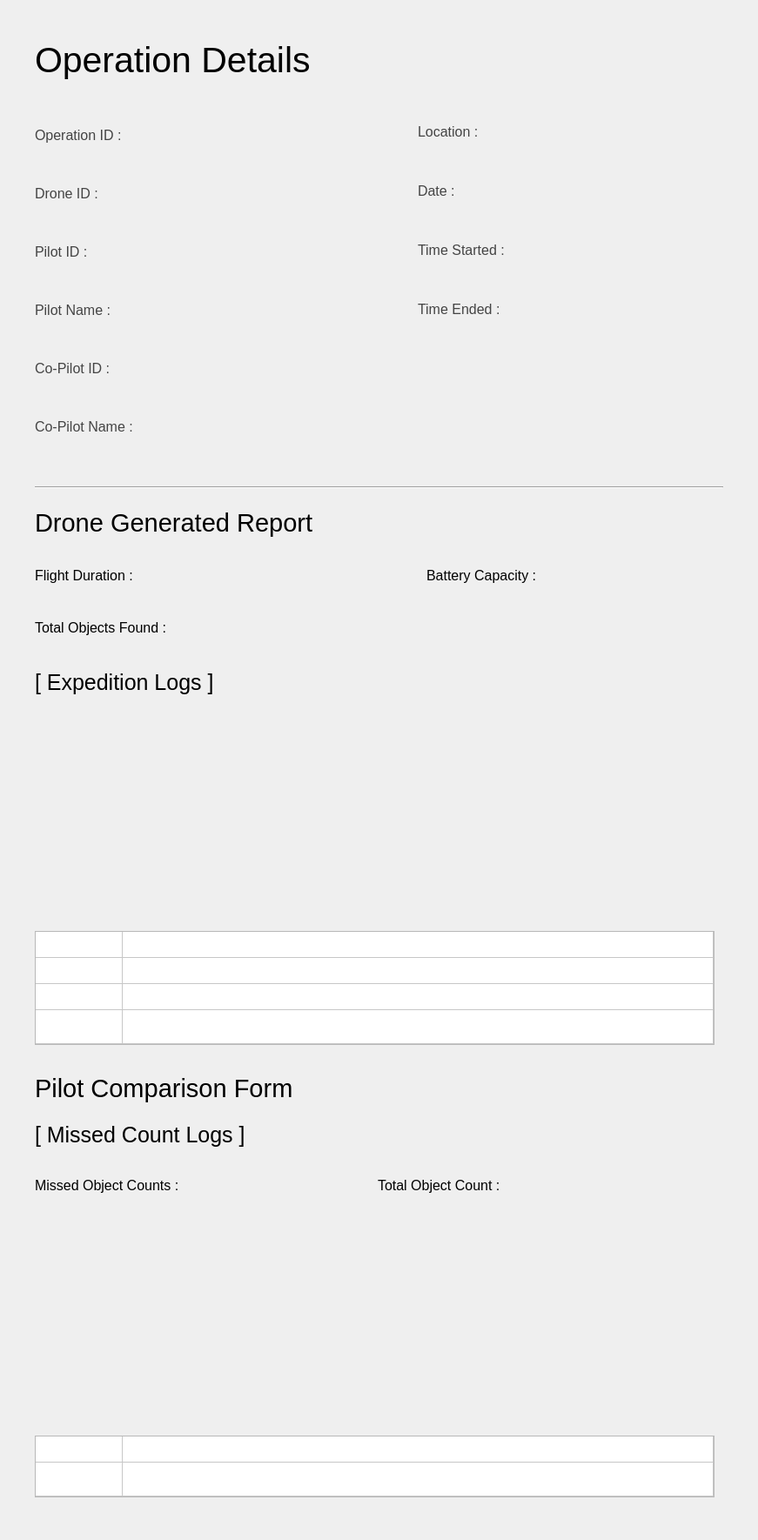
<?xml version="1.0" encoding="UTF-8"?>
<ui version="4.0">
 <class>MainWindow</class>
 <widget class="QMainWindow" name="MainWindow">
  <property name="geometry">
   <rect>
    <x>0</x>
    <y>0</y>
    <width>871</width>
    <height>1770</height>
   </rect>
  </property>
  <property name="minimumSize">
   <size>
    <width>871</width>
    <height>0</height>
   </size>
  </property>
  <property name="maximumSize">
   <size>
    <width>871</width>
    <height>16777215</height>
   </size>
  </property>
  <property name="windowTitle">
   <string>MainWindow</string>
  </property>
  <widget class="QWidget" name="centralwidget">
   <widget class="QWidget" name="layoutWidget">
    <property name="geometry">
     <rect>
      <x>40</x>
      <y>40</y>
      <width>641</width>
      <height>57</height>
     </rect>
    </property>
    <layout class="QHBoxLayout" name="header_layout">
     <item>
      <widget class="QLabel" name="lbl_ops">
       <property name="font">
        <font>
         <family>Segoe UI</family>
         <pointsize>31</pointsize>
        </font>
       </property>
       <property name="text">
        <string>Operation Details</string>
       </property>
      </widget>
     </item>
     <item>
      <widget class="QLabel" name="lbl_opsNo">
       <property name="font">
        <font>
         <family>Segoe UI</family>
         <pointsize>31</pointsize>
        </font>
       </property>
       <property name="text">
        <string/>
       </property>
      </widget>
     </item>
    </layout>
   </widget>
   <widget class="QWidget" name="layoutWidget_2">
    <property name="geometry">
     <rect>
      <x>40</x>
      <y>110</y>
      <width>411</width>
      <height>431</height>
     </rect>
    </property>
    <layout class="QVBoxLayout" name="opsdeets1_layout">
     <item>
      <layout class="QHBoxLayout" name="opsid_layout">
       <item>
        <widget class="QLabel" name="lbl_opsid_2">
         <property name="font">
          <font>
           <family>Segoe UI</family>
           <pointsize>12</pointsize>
          </font>
         </property>
         <property name="styleSheet">
          <string notr="true">color: rgb(68, 68, 68);</string>
         </property>
         <property name="text">
          <string>&lt;html&gt;&lt;head/&gt;&lt;body&gt;&lt;p&gt;&lt;span style=&quot; color:#434343;&quot;&gt;Operation ID : &lt;/span&gt;&lt;/p&gt;&lt;/body&gt;&lt;/html&gt;</string>
         </property>
        </widget>
       </item>
       <item>
        <widget class="QLabel" name="lbl_opsid">
         <property name="minimumSize">
          <size>
           <width>281</width>
           <height>31</height>
          </size>
         </property>
         <property name="maximumSize">
          <size>
           <width>281</width>
           <height>31</height>
          </size>
         </property>
         <property name="font">
          <font>
           <family>Segoe UI</family>
           <pointsize>12</pointsize>
          </font>
         </property>
         <property name="styleSheet">
          <string notr="true"/>
         </property>
         <property name="text">
          <string/>
         </property>
        </widget>
       </item>
      </layout>
     </item>
     <item>
      <layout class="QHBoxLayout" name="droneid_layout">
       <item>
        <widget class="QLabel" name="lbl_droneid_2">
         <property name="font">
          <font>
           <family>Segoe UI</family>
           <pointsize>12</pointsize>
          </font>
         </property>
         <property name="styleSheet">
          <string notr="true">color: rgb(68, 68, 68);</string>
         </property>
         <property name="text">
          <string>Drone ID :</string>
         </property>
        </widget>
       </item>
       <item>
        <widget class="QLabel" name="lbl_droneid">
         <property name="minimumSize">
          <size>
           <width>281</width>
           <height>31</height>
          </size>
         </property>
         <property name="maximumSize">
          <size>
           <width>281</width>
           <height>31</height>
          </size>
         </property>
         <property name="font">
          <font>
           <family>Segoe UI</family>
           <pointsize>12</pointsize>
          </font>
         </property>
         <property name="text">
          <string/>
         </property>
        </widget>
       </item>
      </layout>
     </item>
     <item>
      <layout class="QHBoxLayout" name="pilotid_layout">
       <item>
        <widget class="QLabel" name="lbl_pilotid_2">
         <property name="font">
          <font>
           <family>Segoe UI</family>
           <pointsize>12</pointsize>
          </font>
         </property>
         <property name="styleSheet">
          <string notr="true">color: rgb(68, 68, 68);</string>
         </property>
         <property name="text">
          <string>Pilot ID : </string>
         </property>
        </widget>
       </item>
       <item>
        <widget class="QLabel" name="lbl_pilotid">
         <property name="minimumSize">
          <size>
           <width>281</width>
           <height>31</height>
          </size>
         </property>
         <property name="maximumSize">
          <size>
           <width>281</width>
           <height>31</height>
          </size>
         </property>
         <property name="font">
          <font>
           <family>Segoe UI</family>
           <pointsize>12</pointsize>
          </font>
         </property>
         <property name="text">
          <string/>
         </property>
        </widget>
       </item>
      </layout>
     </item>
     <item>
      <layout class="QHBoxLayout" name="piltoname_layout">
       <item>
        <widget class="QLabel" name="lbl_pilotname_2">
         <property name="font">
          <font>
           <family>Segoe UI</family>
           <pointsize>12</pointsize>
          </font>
         </property>
         <property name="styleSheet">
          <string notr="true">color: rgb(68, 68, 68);</string>
         </property>
         <property name="text">
          <string>Pilot Name : </string>
         </property>
        </widget>
       </item>
       <item>
        <widget class="QLabel" name="lbl_pilotname">
         <property name="minimumSize">
          <size>
           <width>281</width>
           <height>31</height>
          </size>
         </property>
         <property name="maximumSize">
          <size>
           <width>281</width>
           <height>31</height>
          </size>
         </property>
         <property name="font">
          <font>
           <family>Segoe UI</family>
           <pointsize>12</pointsize>
          </font>
         </property>
         <property name="text">
          <string/>
         </property>
        </widget>
       </item>
      </layout>
     </item>
     <item>
      <layout class="QHBoxLayout" name="coPilotID_layout">
       <item>
        <widget class="QLabel" name="lbl_coID_2">
         <property name="font">
          <font>
           <family>Segoe UI</family>
           <pointsize>12</pointsize>
          </font>
         </property>
         <property name="styleSheet">
          <string notr="true">color: rgb(68, 68, 68);</string>
         </property>
         <property name="text">
          <string>Co-Pilot ID :</string>
         </property>
        </widget>
       </item>
       <item>
        <widget class="QLabel" name="lbl_coID">
         <property name="minimumSize">
          <size>
           <width>281</width>
           <height>31</height>
          </size>
         </property>
         <property name="maximumSize">
          <size>
           <width>281</width>
           <height>31</height>
          </size>
         </property>
         <property name="font">
          <font>
           <family>Segoe UI</family>
           <pointsize>12</pointsize>
          </font>
         </property>
         <property name="text">
          <string/>
         </property>
        </widget>
       </item>
      </layout>
     </item>
     <item>
      <layout class="QHBoxLayout" name="coPilotName_layout">
       <item>
        <widget class="QLabel" name="lbl_coPilotName_2">
         <property name="font">
          <font>
           <family>Segoe UI</family>
           <pointsize>12</pointsize>
          </font>
         </property>
         <property name="styleSheet">
          <string notr="true">color: rgb(68, 68, 68);</string>
         </property>
         <property name="text">
          <string>Co-Pilot Name : </string>
         </property>
        </widget>
       </item>
       <item>
        <widget class="QLabel" name="lbl_coPilotName">
         <property name="minimumSize">
          <size>
           <width>281</width>
           <height>31</height>
          </size>
         </property>
         <property name="maximumSize">
          <size>
           <width>281</width>
           <height>31</height>
          </size>
         </property>
         <property name="font">
          <font>
           <family>Segoe UI</family>
           <pointsize>12</pointsize>
          </font>
         </property>
         <property name="text">
          <string/>
         </property>
        </widget>
       </item>
      </layout>
     </item>
    </layout>
   </widget>
   <widget class="QWidget" name="layoutWidget_3">
    <property name="geometry">
     <rect>
      <x>480</x>
      <y>110</y>
      <width>351</width>
      <height>291</height>
     </rect>
    </property>
    <layout class="QVBoxLayout" name="opsdeets2_layout">
     <item>
      <layout class="QHBoxLayout" name="location_layout">
       <item>
        <widget class="QLabel" name="lbl_location_2">
         <property name="font">
          <font>
           <family>Segoe UI</family>
           <pointsize>12</pointsize>
          </font>
         </property>
         <property name="styleSheet">
          <string notr="true">color: rgb(68, 68, 68);</string>
         </property>
         <property name="text">
          <string>Location :</string>
         </property>
        </widget>
       </item>
       <item>
        <widget class="QLabel" name="lbl_location">
         <property name="minimumSize">
          <size>
           <width>231</width>
           <height>41</height>
          </size>
         </property>
         <property name="maximumSize">
          <size>
           <width>231</width>
           <height>41</height>
          </size>
         </property>
         <property name="font">
          <font>
           <family>Segoe UI</family>
           <pointsize>12</pointsize>
          </font>
         </property>
         <property name="text">
          <string/>
         </property>
        </widget>
       </item>
      </layout>
     </item>
     <item>
      <layout class="QHBoxLayout" name="date_layout">
       <item>
        <widget class="QLabel" name="lbl_date_2">
         <property name="font">
          <font>
           <family>Segoe UI</family>
           <pointsize>12</pointsize>
          </font>
         </property>
         <property name="styleSheet">
          <string notr="true">color: rgb(68, 68, 68);</string>
         </property>
         <property name="text">
          <string>Date :</string>
         </property>
        </widget>
       </item>
       <item>
        <widget class="QLabel" name="lbl_date">
         <property name="minimumSize">
          <size>
           <width>231</width>
           <height>41</height>
          </size>
         </property>
         <property name="maximumSize">
          <size>
           <width>231</width>
           <height>41</height>
          </size>
         </property>
         <property name="font">
          <font>
           <family>Segoe UI</family>
           <pointsize>12</pointsize>
          </font>
         </property>
         <property name="text">
          <string/>
         </property>
        </widget>
       </item>
      </layout>
     </item>
     <item>
      <layout class="QHBoxLayout" name="timeStart_layout">
       <item>
        <widget class="QLabel" name="lbl_timeStart_2">
         <property name="font">
          <font>
           <family>Segoe UI</family>
           <pointsize>12</pointsize>
          </font>
         </property>
         <property name="styleSheet">
          <string notr="true">color: rgb(68, 68, 68);</string>
         </property>
         <property name="text">
          <string>Time Started :</string>
         </property>
        </widget>
       </item>
       <item>
        <widget class="QLabel" name="lbl_timeStart">
         <property name="minimumSize">
          <size>
           <width>231</width>
           <height>41</height>
          </size>
         </property>
         <property name="maximumSize">
          <size>
           <width>231</width>
           <height>41</height>
          </size>
         </property>
         <property name="font">
          <font>
           <family>Segoe UI</family>
           <pointsize>12</pointsize>
          </font>
         </property>
         <property name="text">
          <string/>
         </property>
        </widget>
       </item>
      </layout>
     </item>
     <item>
      <layout class="QHBoxLayout" name="timeEnd_layout">
       <item>
        <widget class="QLabel" name="lbl_timeEnd">
         <property name="font">
          <font>
           <family>Segoe UI</family>
           <pointsize>12</pointsize>
          </font>
         </property>
         <property name="styleSheet">
          <string notr="true">color: rgb(68, 68, 68);</string>
         </property>
         <property name="text">
          <string>Time Ended :</string>
         </property>
        </widget>
       </item>
       <item>
        <widget class="QLabel" name="lbl_timeEnd_2">
         <property name="minimumSize">
          <size>
           <width>231</width>
           <height>41</height>
          </size>
         </property>
         <property name="maximumSize">
          <size>
           <width>231</width>
           <height>41</height>
          </size>
         </property>
         <property name="font">
          <font>
           <family>Segoe UI</family>
           <pointsize>12</pointsize>
          </font>
         </property>
         <property name="text">
          <string/>
         </property>
        </widget>
       </item>
      </layout>
     </item>
    </layout>
   </widget>
   <widget class="Line" name="line">
    <property name="geometry">
     <rect>
      <x>40</x>
      <y>550</y>
      <width>791</width>
      <height>20</height>
     </rect>
    </property>
    <property name="orientation">
     <enum>Qt::Horizontal</enum>
    </property>
   </widget>
   <widget class="QLabel" name="lbl_droneReport">
    <property name="geometry">
     <rect>
      <x>40</x>
      <y>580</y>
      <width>331</width>
      <height>41</height>
     </rect>
    </property>
    <property name="font">
     <font>
      <family>Helvetica</family>
      <pointsize>22</pointsize>
     </font>
    </property>
    <property name="text">
     <string>Drone Generated Report</string>
    </property>
   </widget>
   <widget class="QWidget" name="layoutWidget_4">
    <property name="geometry">
     <rect>
      <x>40</x>
      <y>710</y>
      <width>221</width>
      <height>23</height>
     </rect>
    </property>
    <layout class="QHBoxLayout" name="totalObjFound_layout">
     <item>
      <widget class="QLabel" name="lbl_totalObjFound_2">
       <property name="font">
        <font>
         <family>Segoe UI</family>
         <pointsize>12</pointsize>
        </font>
       </property>
       <property name="text">
        <string>Total Objects Found :</string>
       </property>
      </widget>
     </item>
     <item>
      <widget class="QLabel" name="lbl_totalObjFound">
       <property name="minimumSize">
        <size>
         <width>51</width>
         <height>21</height>
        </size>
       </property>
       <property name="maximumSize">
        <size>
         <width>51</width>
         <height>21</height>
        </size>
       </property>
       <property name="font">
        <font>
         <family>Segoe UI</family>
         <pointsize>12</pointsize>
        </font>
       </property>
       <property name="text">
        <string/>
       </property>
      </widget>
     </item>
    </layout>
   </widget>
   <widget class="QWidget" name="layoutWidget_5">
    <property name="geometry">
     <rect>
      <x>40</x>
      <y>640</y>
      <width>341</width>
      <height>43</height>
     </rect>
    </property>
    <layout class="QHBoxLayout" name="flightduration_layout">
     <item>
      <widget class="QLabel" name="lbl_flightduration_2">
       <property name="font">
        <font>
         <family>Segoe UI</family>
         <pointsize>12</pointsize>
        </font>
       </property>
       <property name="text">
        <string>Flight Duration :</string>
       </property>
      </widget>
     </item>
     <item>
      <widget class="QLabel" name="lbl_flightduration">
       <property name="minimumSize">
        <size>
         <width>171</width>
         <height>41</height>
        </size>
       </property>
       <property name="maximumSize">
        <size>
         <width>171</width>
         <height>41</height>
        </size>
       </property>
       <property name="font">
        <font>
         <family>Segoe UI</family>
         <pointsize>12</pointsize>
        </font>
       </property>
       <property name="text">
        <string/>
       </property>
      </widget>
     </item>
    </layout>
   </widget>
   <widget class="QWidget" name="layoutWidget_6">
    <property name="geometry">
     <rect>
      <x>490</x>
      <y>640</y>
      <width>341</width>
      <height>43</height>
     </rect>
    </property>
    <layout class="QHBoxLayout" name="battery_layout">
     <item>
      <widget class="QLabel" name="lbl_battery_2">
       <property name="font">
        <font>
         <family>Segoe UI</family>
         <pointsize>12</pointsize>
        </font>
       </property>
       <property name="styleSheet">
        <string notr="true"/>
       </property>
       <property name="text">
        <string>Battery Capacity :</string>
       </property>
      </widget>
     </item>
     <item>
      <widget class="QLabel" name="lbl_battery">
       <property name="minimumSize">
        <size>
         <width>191</width>
         <height>41</height>
        </size>
       </property>
       <property name="maximumSize">
        <size>
         <width>191</width>
         <height>41</height>
        </size>
       </property>
       <property name="font">
        <font>
         <family>Segoe UI</family>
         <pointsize>12</pointsize>
        </font>
       </property>
       <property name="text">
        <string/>
       </property>
      </widget>
     </item>
    </layout>
   </widget>
   <widget class="QTableWidget" name="table_exLog">
    <property name="geometry">
     <rect>
      <x>40</x>
      <y>1070</y>
      <width>781</width>
      <height>131</height>
     </rect>
    </property>
    <property name="rowCount">
     <number>4</number>
    </property>
    <property name="columnCount">
     <number>2</number>
    </property>
    <attribute name="horizontalHeaderVisible">
     <bool>false</bool>
    </attribute>
    <attribute name="horizontalHeaderStretchLastSection">
     <bool>true</bool>
    </attribute>
    <attribute name="verticalHeaderVisible">
     <bool>false</bool>
    </attribute>
    <attribute name="verticalHeaderStretchLastSection">
     <bool>true</bool>
    </attribute>
    <row/>
    <row/>
    <row/>
    <row/>
    <column/>
    <column/>
   </widget>
   <widget class="QLabel" name="img_mapExp">
    <property name="geometry">
     <rect>
      <x>40</x>
      <y>830</y>
      <width>781</width>
      <height>211</height>
     </rect>
    </property>
    <property name="minimumSize">
     <size>
      <width>781</width>
      <height>211</height>
     </size>
    </property>
    <property name="maximumSize">
     <size>
      <width>781</width>
      <height>16777215</height>
     </size>
    </property>
    <property name="text">
     <string/>
    </property>
    <property name="pixmap">
     <pixmap>../../Resources/map-placeholder.jpg</pixmap>
    </property>
    <property name="scaledContents">
     <bool>false</bool>
    </property>
   </widget>
   <widget class="QLabel" name="lbl_expeditionLogs">
    <property name="geometry">
     <rect>
      <x>40</x>
      <y>770</y>
      <width>211</width>
      <height>28</height>
     </rect>
    </property>
    <property name="font">
     <font>
      <family>Helvetica</family>
      <pointsize>19</pointsize>
     </font>
    </property>
    <property name="text">
     <string>[ Expedition Logs ]</string>
    </property>
   </widget>
   <widget class="QLabel" name="lbl_missedCount">
    <property name="geometry">
     <rect>
      <x>40</x>
      <y>1290</y>
      <width>251</width>
      <height>28</height>
     </rect>
    </property>
    <property name="font">
     <font>
      <family>Helvetica</family>
      <pointsize>19</pointsize>
     </font>
    </property>
    <property name="text">
     <string>[ Missed Count Logs ]</string>
    </property>
   </widget>
   <widget class="QLabel" name="lbl_comparison">
    <property name="geometry">
     <rect>
      <x>40</x>
      <y>1230</y>
      <width>311</width>
      <height>41</height>
     </rect>
    </property>
    <property name="font">
     <font>
      <family>Helvetica</family>
      <pointsize>22</pointsize>
     </font>
    </property>
    <property name="text">
     <string>Pilot Comparison Form</string>
    </property>
   </widget>
   <widget class="QTableWidget" name="table_comparison">
    <property name="geometry">
     <rect>
      <x>40</x>
      <y>1650</y>
      <width>781</width>
      <height>71</height>
     </rect>
    </property>
    <property name="rowCount">
     <number>2</number>
    </property>
    <property name="columnCount">
     <number>2</number>
    </property>
    <attribute name="horizontalHeaderVisible">
     <bool>false</bool>
    </attribute>
    <attribute name="horizontalHeaderStretchLastSection">
     <bool>true</bool>
    </attribute>
    <attribute name="verticalHeaderVisible">
     <bool>false</bool>
    </attribute>
    <attribute name="verticalHeaderStretchLastSection">
     <bool>true</bool>
    </attribute>
    <row/>
    <row/>
    <column/>
    <column/>
   </widget>
   <widget class="QLabel" name="img_mapComparison">
    <property name="geometry">
     <rect>
      <x>40</x>
      <y>1410</y>
      <width>781</width>
      <height>211</height>
     </rect>
    </property>
    <property name="minimumSize">
     <size>
      <width>781</width>
      <height>211</height>
     </size>
    </property>
    <property name="maximumSize">
     <size>
      <width>781</width>
      <height>211</height>
     </size>
    </property>
    <property name="text">
     <string/>
    </property>
    <property name="pixmap">
     <pixmap>../../Resources/map-placeholder.jpg</pixmap>
    </property>
    <property name="scaledContents">
     <bool>false</bool>
    </property>
   </widget>
   <widget class="QWidget" name="">
    <property name="geometry">
     <rect>
      <x>40</x>
      <y>1350</y>
      <width>781</width>
      <height>25</height>
     </rect>
    </property>
    <layout class="QHBoxLayout" name="comparison_layout">
     <item>
      <layout class="QHBoxLayout" name="missedobj_layout">
       <item>
        <widget class="QLabel" name="lbl_missedobj_2">
         <property name="font">
          <font>
           <family>Segoe UI</family>
           <pointsize>12</pointsize>
          </font>
         </property>
         <property name="text">
          <string>Missed Object Counts :</string>
         </property>
        </widget>
       </item>
       <item>
        <widget class="QLabel" name="lbl_missedobj">
         <property name="minimumSize">
          <size>
           <width>51</width>
           <height>21</height>
          </size>
         </property>
         <property name="maximumSize">
          <size>
           <width>51</width>
           <height>21</height>
          </size>
         </property>
         <property name="font">
          <font>
           <family>Segoe UI</family>
           <pointsize>12</pointsize>
          </font>
         </property>
         <property name="text">
          <string/>
         </property>
        </widget>
       </item>
      </layout>
     </item>
     <item>
      <layout class="QHBoxLayout" name="totalObjCount">
       <item>
        <widget class="QLabel" name="lbl_totalObjCount_2">
         <property name="font">
          <font>
           <family>Segoe UI</family>
           <pointsize>12</pointsize>
          </font>
         </property>
         <property name="text">
          <string>Total Object Count :</string>
         </property>
        </widget>
       </item>
       <item>
        <widget class="QLabel" name="lbl_totalObjCount">
         <property name="minimumSize">
          <size>
           <width>51</width>
           <height>21</height>
          </size>
         </property>
         <property name="maximumSize">
          <size>
           <width>51</width>
           <height>21</height>
          </size>
         </property>
         <property name="font">
          <font>
           <family>Segoe UI</family>
           <pointsize>12</pointsize>
          </font>
         </property>
         <property name="text">
          <string/>
         </property>
        </widget>
       </item>
      </layout>
     </item>
    </layout>
   </widget>
  </widget>
 </widget>
 <resources/>
 <connections/>
</ui>
